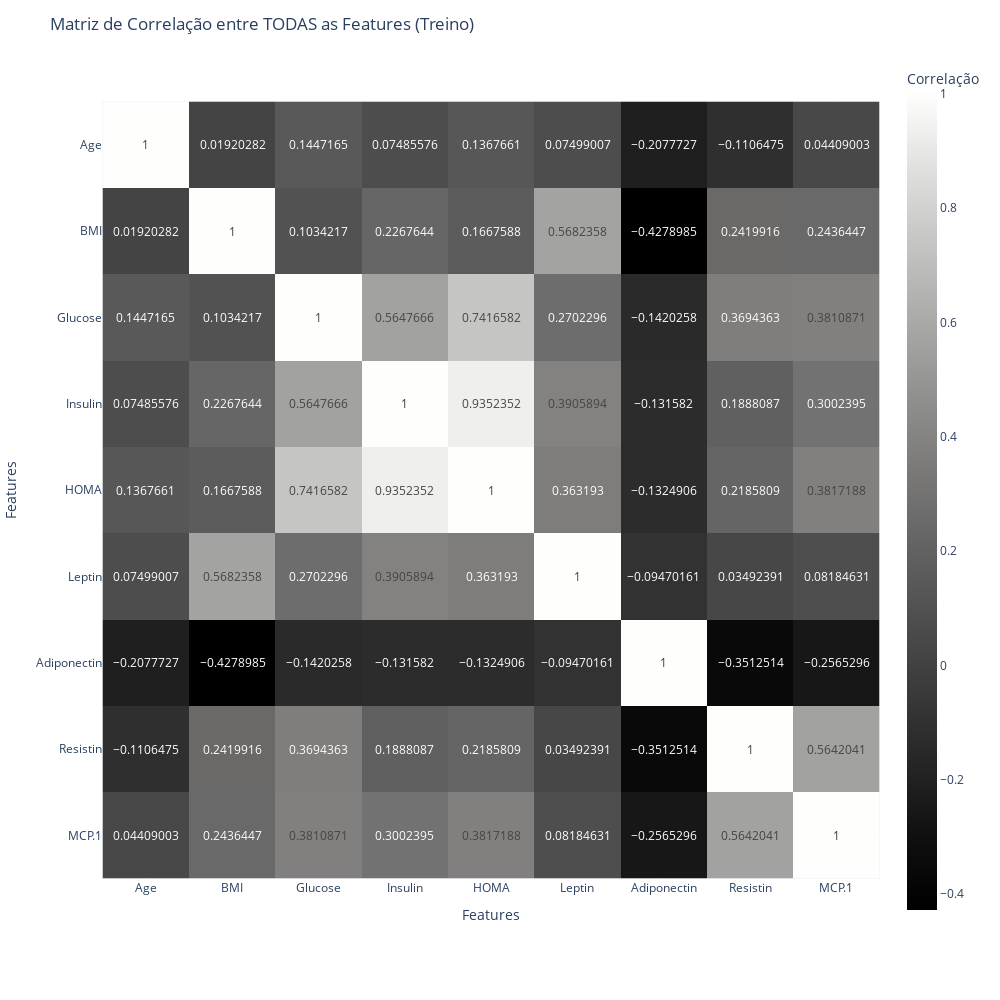

The notebook cell this image was saved under:
### Code cell
import pandas as pd
import numpy as np
from scipy.stats import kruskal

#--------------------------feature selection --------------------------
#Kruskal-Wallis
kruskal_selected_features = []
p_values = {}
classes = np.unique(y_train)
for feature in X_train.columns:
    groups = []
    for have_c in classes:
        groups.append(X_train.loc[y_train == have_c, feature]) #faz uma lista dependendo do valor do classification

    stat, p = kruskal(*groups) #stat fica com o valor H e p fica com o p-value
    p_values[feature] = p
    
    # Selecionar features com diferença estatisticamente significativa  (5% significance level)
    if p < 0.05:
        kruskal_selected_features.append(feature)
        print(f"Feature: {feature}, Kruskal-Wallis H-statistic: {stat}, p-value: {p}")


print("kruskal_selected_features:", kruskal_selected_features)


# Reduzir datasets apenas às features selecionadas pelo Kruskal-Wallis
X_krus_train_sel = X_train[kruskal_selected_features]
X_krus_val_sel = X_val[kruskal_selected_features]
X_krus_test_sel = X_test[kruskal_selected_features]




# ROC-AUC
import plotly.graph_objects as go
from sklearn.metrics import roc_curve, auc

# --- prepara dados (y_train e X_train já definidos) ---
classes = np.unique(y_train)
pos_label = classes[-1]   # define a classe positiva como a de maior valor (ex: 1 ou 2)

fnames = np.array(X_train.columns)
roc_auc = np.zeros(fnames.shape)

# --- calcular curvas ROC e AUC para cada feature ---
i = 0
for f in fnames:
    x_feat = X_train[f].to_numpy().astype(float)
    y_true = y_train.to_numpy()

    # curva ROC + AUC
    fpr, tpr, _ = roc_curve(y_true, x_feat, pos_label=pos_label)
    a = auc(fpr, tpr)
    if a < 0.5:
        a = 1 - a  # inverter direção se necessário
    roc_auc[i] = a

    # # --- plot -> utilizar este codigo para relatorio  ---
    # figR = go.Figure()
    # figR.add_scatter(x=fpr, y=tpr, mode='lines+markers')
    # figR.update_layout(autosize=False, width=700, height=700, title=dict(text=f))
    # figR.update_xaxes(title_text="1 - Specificidade (FPR)", range=[-0.01, 1.01])
    # figR.update_yaxes(title_text="Sensibilidade (TPR)", range=[-0.01, 1.01])
    # figR.add_annotation(x=0.5, y=0.5, text=f"AUC: {a:.3f}", showarrow=False, yshift=10)
    # figR.show()
    i += 1



# --- selecionar features com AUC acima do limiar (ex: 0.60) ---
roc_auc_selected_features = fnames[roc_auc > 0.60]
print("roc_auc_selected_features:", roc_auc_selected_features)

# --- reduzir os datasets ---
X_auc_train_sel = X_train[roc_auc_selected_features]
X_auc_val_sel   = X_val[roc_auc_selected_features]
X_auc_test_sel  = X_test[roc_auc_selected_features]


# Matriz de Correlação entre todas as features (treino)
import plotly.express as px

X = X_train[kruskal_selected_features].to_numpy().T
corrMat = np.corrcoef(X)
eatures = X_train[kruskal_selected_features].columns.tolist()
fig = px.imshow(
    corrMat,
    text_auto=True,
    labels=dict(x="Features", y="Features", color="Correlação"),
    x=eatures,
    y=eatures,
    width=1000,
    height=1000,
    color_continuous_scale=px.colors.sequential.gray
)
fig.update_layout(title="Matriz de Correlação entre TODAS as Features (Treino)")
fig.show()

### Figure 1 — Plotly figure (JSON) as saved in the notebook; plotly's stock layout.template omitted (floating-point values rounded to 4 significant figures)
{"data": [{"coloraxis": "coloraxis", "hovertemplate": "Features: %{x}<br>Features: %{y}<br>Correlação: %{z}<extra></extra>", "name": "0", "texttemplate": "%{z}", "type": "heatmap", "x": ["Age", "BMI", "Glucose", "Insulin", "HOMA", "Leptin", "Adiponectin", "Resistin", "MCP.1"], "xaxis": "x", "y": ["Age", "BMI", "Glucose", "Insulin", "HOMA", "Leptin", "Adiponectin", "Resistin", "MCP.1"], "yaxis": "y", "z": [[1.0, 0.0192, 0.1447, 0.07486, 0.1368, 0.07499, -0.2078, -0.1106, 0.04409], [0.0192, 1, 0.1034, 0.2268, 0.1668, 0.5682, -0.4279, 0.242, 0.2436], [0.1447, 0.1034, 1, 0.5648, 0.7417, 0.2702, -0.142, 0.3694, 0.3811], [0.07486, 0.2268, 0.5648, 1, 0.9352, 0.3906, -0.1316, 0.1888, 0.3002], [0.1368, 0.1668, 0.7417, 0.9352, 1.0, 0.3632, -0.1325, 0.2186, 0.3817], [0.07499, 0.5682, 0.2702, 0.3906, 0.3632, 1, -0.0947, 0.03492, 0.08185], [-0.2078, -0.4279, -0.142, -0.1316, -0.1325, -0.0947, 1, -0.3513, -0.2565], [-0.1106, 0.242, 0.3694, 0.1888, 0.2186, 0.03492, -0.3513, 1, 0.5642], [0.04409, 0.2436, 0.3811, 0.3002, 0.3817, 0.08185, -0.2565, 0.5642, 1]]}], "layout": {"coloraxis": {"colorbar": {"title": {"text": "Correlação"}}, "colorscale": [[0, "rgb(0, 0, 0)"], [0.09091, "rgb(16, 16, 16)"], [0.1818, "rgb(38, 38, 38)"], [0.2727, "rgb(59, 59, 59)"], [0.3636, "rgb(81, 80, 80)"], [0.4545, "rgb(102, 101, 101)"], [0.5455, "rgb(124, 123, 122)"], [0.6364, "rgb(146, 146, 145)"], [0.7273, "rgb(171, 171, 170)"], [0.8182, "rgb(197, 197, 195)"], [0.9091, "rgb(224, 224, 223)"], [1, "rgb(254, 254, 253)"]]}, "height": 1000, "margin": {"t": 60}, "title": {"text": "Matriz de Correlação entre TODAS as Features (Treino)"}, "width": 1000, "xaxis": {"anchor": "y", "constrain": "domain", "domain": [0, 1], "scaleanchor": "y", "title": {"text": "Features"}}, "yaxis": {"anchor": "x", "autorange": "reversed", "constrain": "domain", "domain": [0, 1], "title": {"text": "Features"}}}}
